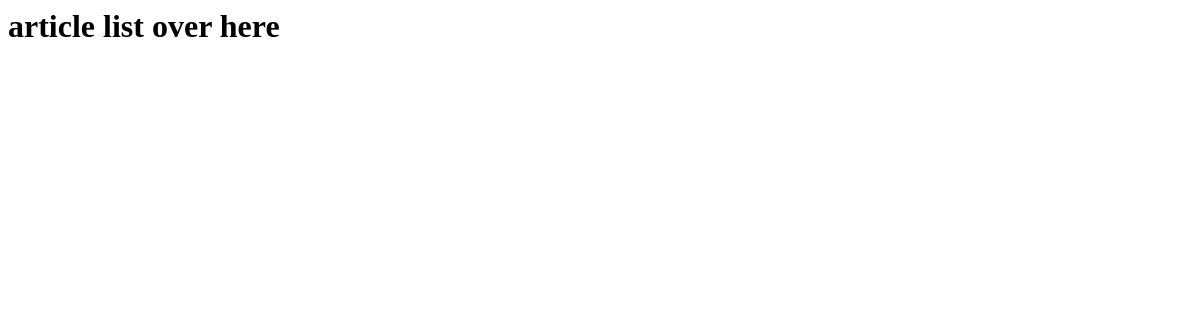
The app's page /articles/, older data.
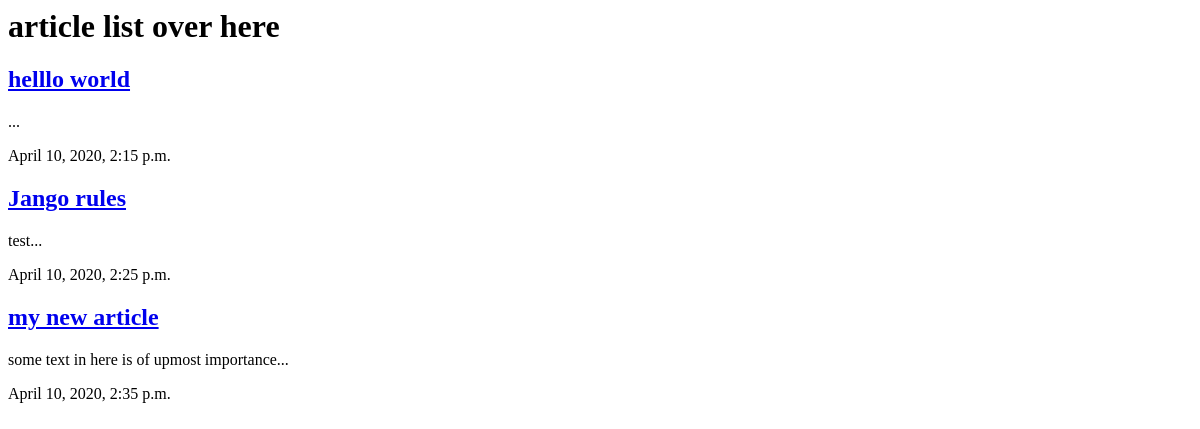
The same page, newer data.
### articles/models.py (models this page shows, shortened)
class Article(models.Model):
    title = models.CharField(max_length=100)
    slug = models.SlugField()
    body = models.TextField()
    date = models.DateTimeField(auto_now_add=True)
    col_test = models.CharField(default="", max_length=100)
    def snippet(self):
        return self.body[:50]

### articles/views.py (the view)
# urls.py: path('', views.article_list),
def article_list(request):
    articles = Article.objects.all().order_by('date')
    return render(request, 'articles/article_list.html', {'articles': articles})

### articles/templates/articles/article_list.html (shortened to what this page needs)
<html lang="en">
  <head>
  </head>
  <body>
    <h1>article list over here</h1>
    <div id="articles">
      {% for article in articles %}
      <div class="article">
        <h2><a href="#">{{article.title}}</a></h2>
        <p>{{article.snippet}}...</p>
        <p>{{article.date}}</p>
      </div>
      {% endfor %}
    </div>
  </body>
</html>

Row changes from the older to the newer data that the page shows:
added Article: title "helllo world", date "April 10, 2020, 2:15 p.m."
added Article: title "Jango rules", snippet "test", date "April 10, 2020, 2:25 p.m."
added Article: title "my new article", snippet "some text in here is of upmost importance", date "April 10, 2020, 2:35 p.m."
